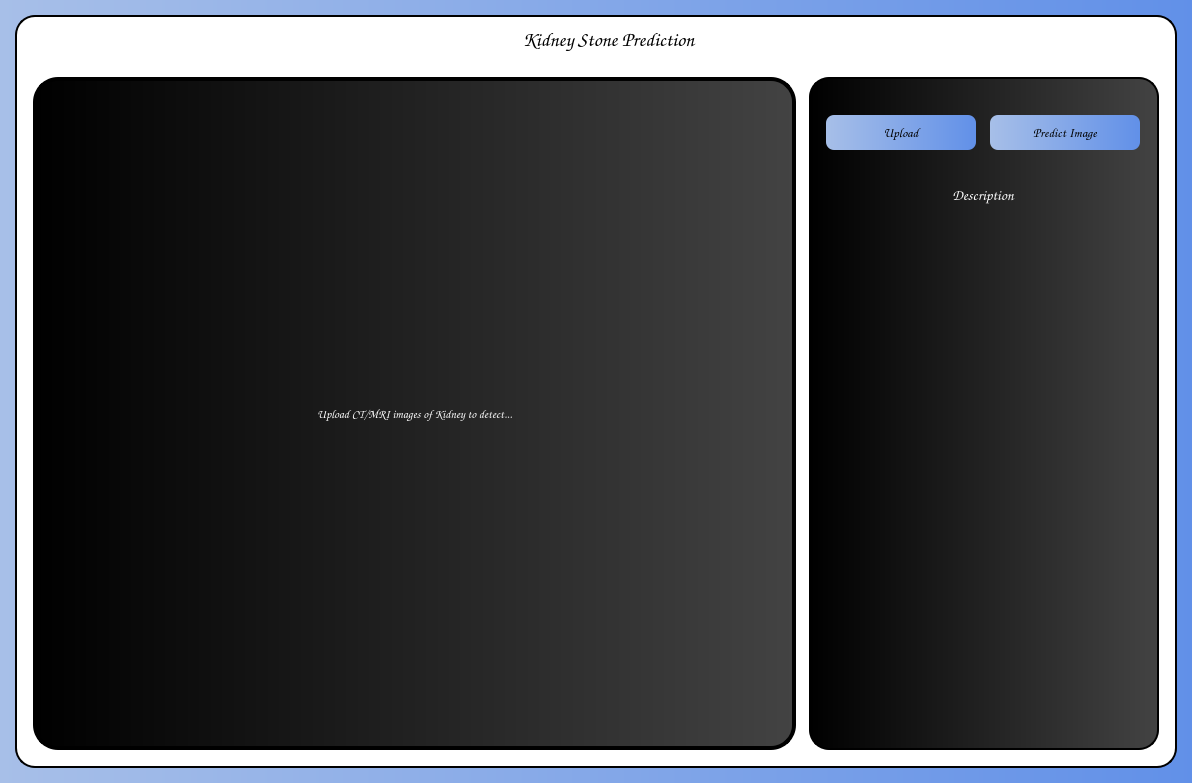
<?xml version="1.0" encoding="UTF-8"?>
<ui version="4.0">
 <class>MainWindow</class>
 <widget class="QMainWindow" name="MainWindow">
  <property name="geometry">
   <rect>
    <x>0</x>
    <y>0</y>
    <width>1192</width>
    <height>783</height>
   </rect>
  </property>
  <property name="cursor">
   <cursorShape>ArrowCursor</cursorShape>
  </property>
  <property name="mouseTracking">
   <bool>false</bool>
  </property>
  <property name="windowTitle">
   <string>Kidney Stone Prediction</string>
  </property>
  <property name="windowOpacity">
   <double>100.000000000000000</double>
  </property>
  <property name="autoFillBackground">
   <bool>false</bool>
  </property>
  <property name="styleSheet">
   <string notr="true">background-image: rgb(0, 0, 0)
</string>
  </property>
  <property name="iconSize">
   <size>
    <width>28</width>
    <height>28</height>
   </size>
  </property>
  <property name="animated">
   <bool>true</bool>
  </property>
  <property name="tabShape">
   <enum>QTabWidget::Rounded</enum>
  </property>
  <widget class="QWidget" name="centralWidget">
   <property name="layoutDirection">
    <enum>Qt::LeftToRight</enum>
   </property>
   <property name="autoFillBackground">
    <bool>false</bool>
   </property>
   <property name="styleSheet">
    <string notr="true">background: qlineargradient(spread:pad, x1:0, y1:0, x2:1, y2:0, stop:0 rgba(167, 191, 232, 1), stop:1 rgba(97, 144, 232, 1));
</string>
   </property>
   <layout class="QGridLayout" name="gridLayout_6">
    <property name="leftMargin">
     <number>15</number>
    </property>
    <property name="topMargin">
     <number>15</number>
    </property>
    <property name="rightMargin">
     <number>15</number>
    </property>
    <property name="bottomMargin">
     <number>15</number>
    </property>
    <property name="horizontalSpacing">
     <number>15</number>
    </property>
    <property name="verticalSpacing">
     <number>9</number>
    </property>
    <item row="1" column="0">
     <widget class="QWidget" name="mainPannel" native="true">
      <property name="styleSheet">
       <string notr="true">background: #ffffff;



 border: 2px solid black;
border-radius: 20px;
color: black;</string>
      </property>
      <layout class="QGridLayout" name="gridLayout">
       <property name="leftMargin">
        <number>18</number>
       </property>
       <property name="topMargin">
        <number>12</number>
       </property>
       <property name="rightMargin">
        <number>18</number>
       </property>
       <property name="bottomMargin">
        <number>18</number>
       </property>
       <property name="horizontalSpacing">
        <number>13</number>
       </property>
       <property name="verticalSpacing">
        <number>10</number>
       </property>
       <item row="2" column="1" colspan="2">
        <widget class="QLabel" name="canvas">
         <property name="font">
          <font>
           <family>Comic Sans MS</family>
           <pointsize>9</pointsize>
          </font>
         </property>
         <property name="styleSheet">
          <string notr="true">background: black;

color: white;
border: 4px solid;
border-radius:25px;
background-repeat: none;
background: qlineargradient(spread:pad, x1:0, y1:0, x2:1, y2:0, stop:0 rgba(0,0,0,1), stop:1 rgba(67,67,67,1));</string>
         </property>
         <property name="text">
          <string>Upload CT/MRI images of Kidney to detect...</string>
         </property>
         <property name="alignment">
          <set>Qt::AlignCenter</set>
         </property>
        </widget>
       </item>
       <item row="0" column="2">
        <widget class="QLabel" name="head_2">
         <property name="maximumSize">
          <size>
           <width>16777215</width>
           <height>40</height>
          </size>
         </property>
         <property name="font">
          <font>
           <family>Comic Sans MS</family>
           <pointsize>15</pointsize>
           <weight>75</weight>
           <italic>false</italic>
           <bold>true</bold>
           <underline>false</underline>
          </font>
         </property>
         <property name="autoFillBackground">
          <bool>false</bool>
         </property>
         <property name="styleSheet">
          <string notr="true">background: Transparent;
color: black;
border: 0px;</string>
         </property>
         <property name="text">
          <string>Kidney Stone Prediction</string>
         </property>
         <property name="textFormat">
          <enum>Qt::RichText</enum>
         </property>
         <property name="alignment">
          <set>Qt::AlignHCenter|Qt::AlignTop</set>
         </property>
         <property name="margin">
          <number>2</number>
         </property>
        </widget>
       </item>
       <item row="2" column="3">
        <widget class="QWidget" name="sidePannel" native="true">
         <property name="maximumSize">
          <size>
           <width>350</width>
           <height>16777215</height>
          </size>
         </property>
         <property name="layoutDirection">
          <enum>Qt::LeftToRight</enum>
         </property>
         <property name="autoFillBackground">
          <bool>false</bool>
         </property>
         <property name="styleSheet">
          <string notr="true">background: qlineargradient(spread:pad, x1:0, y1:0, x2:1, y2:0, stop:0 rgba(0,0,0,1), stop:1 rgba(67,67,67,1));


 border: 2px solid black;
border-radius: 20px;
color:white;</string>
         </property>
         <layout class="QGridLayout" name="gridLayout_3">
          <item row="0" column="0">
           <widget class="QPushButton" name="select_button">
            <property name="maximumSize">
             <size>
              <width>150</width>
              <height>35</height>
             </size>
            </property>
            <property name="font">
             <font>
              <family>Comic Sans MS</family>
              <pointsize>10</pointsize>
              <weight>75</weight>
              <bold>true</bold>
             </font>
            </property>
            <property name="cursor">
             <cursorShape>PointingHandCursor</cursorShape>
            </property>
            <property name="styleSheet">
             <string notr="true">background: qlineargradient(spread:pad, x1:0, y1:0, x2:1, y2:0, stop:0 rgba(167, 191, 232, 1), stop:1 rgba(97, 144, 232, 1));




border-radius: 8px;
border:0px;
color:black;</string>
            </property>
            <property name="text">
             <string>Upload</string>
            </property>
           </widget>
          </item>
          <item row="0" column="1">
           <widget class="QPushButton" name="detect_button">
            <property name="enabled">
             <bool>false</bool>
            </property>
            <property name="maximumSize">
             <size>
              <width>150</width>
              <height>35</height>
             </size>
            </property>
            <property name="font">
             <font>
              <family>Comic Sans MS</family>
              <pointsize>10</pointsize>
              <weight>75</weight>
              <italic>false</italic>
              <bold>true</bold>
             </font>
            </property>
            <property name="cursor">
             <cursorShape>PointingHandCursor</cursorShape>
            </property>
            <property name="styleSheet">
             <string notr="true">background: qlineargradient(spread:pad, x1:0, y1:0, x2:1, y2:0, stop:0 rgba(167, 191, 232, 1), stop:1 rgba(97, 144, 232, 1));

border-radius: 8px;
color:black;border:0px;</string>
            </property>
            <property name="text">
             <string>Predict Image</string>
            </property>
            <property name="autoRepeat">
             <bool>false</bool>
            </property>
            <property name="flat">
             <bool>true</bool>
            </property>
           </widget>
          </item>
          <item row="3" column="0" colspan="2">
           <widget class="QLabel" name="result_label">
            <property name="maximumSize">
             <size>
              <width>348</width>
              <height>450</height>
             </size>
            </property>
            <property name="font">
             <font>
              <family>Comic Sans MS</family>
              <pointsize>11</pointsize>
             </font>
            </property>
            <property name="styleSheet">
             <string notr="true">background:transparent;
border:0px;</string>
            </property>
            <property name="text">
             <string/>
            </property>
            <property name="textFormat">
             <enum>Qt::AutoText</enum>
            </property>
            <property name="scaledContents">
             <bool>false</bool>
            </property>
            <property name="alignment">
             <set>Qt::AlignLeading|Qt::AlignLeft|Qt::AlignTop</set>
            </property>
            <property name="wordWrap">
             <bool>true</bool>
            </property>
            <property name="margin">
             <number>8</number>
            </property>
            <property name="indent">
             <number>5</number>
            </property>
           </widget>
          </item>
          <item row="1" column="0" colspan="2">
           <widget class="QLabel" name="head">
            <property name="maximumSize">
             <size>
              <width>16777215</width>
              <height>40</height>
             </size>
            </property>
            <property name="font">
             <font>
              <family>Comic Sans MS</family>
              <pointsize>11</pointsize>
              <weight>75</weight>
              <italic>false</italic>
              <bold>true</bold>
             </font>
            </property>
            <property name="autoFillBackground">
             <bool>false</bool>
            </property>
            <property name="styleSheet">
             <string notr="true">background: Transparent;
color: white;
border: 0px;</string>
            </property>
            <property name="text">
             <string>Description</string>
            </property>
            <property name="textFormat">
             <enum>Qt::RichText</enum>
            </property>
            <property name="alignment">
             <set>Qt::AlignHCenter|Qt::AlignTop</set>
            </property>
            <property name="margin">
             <number>2</number>
            </property>
           </widget>
          </item>
         </layout>
        </widget>
       </item>
      </layout>
     </widget>
    </item>
   </layout>
  </widget>
 </widget>
 <resources/>
 <connections/>
</ui>
